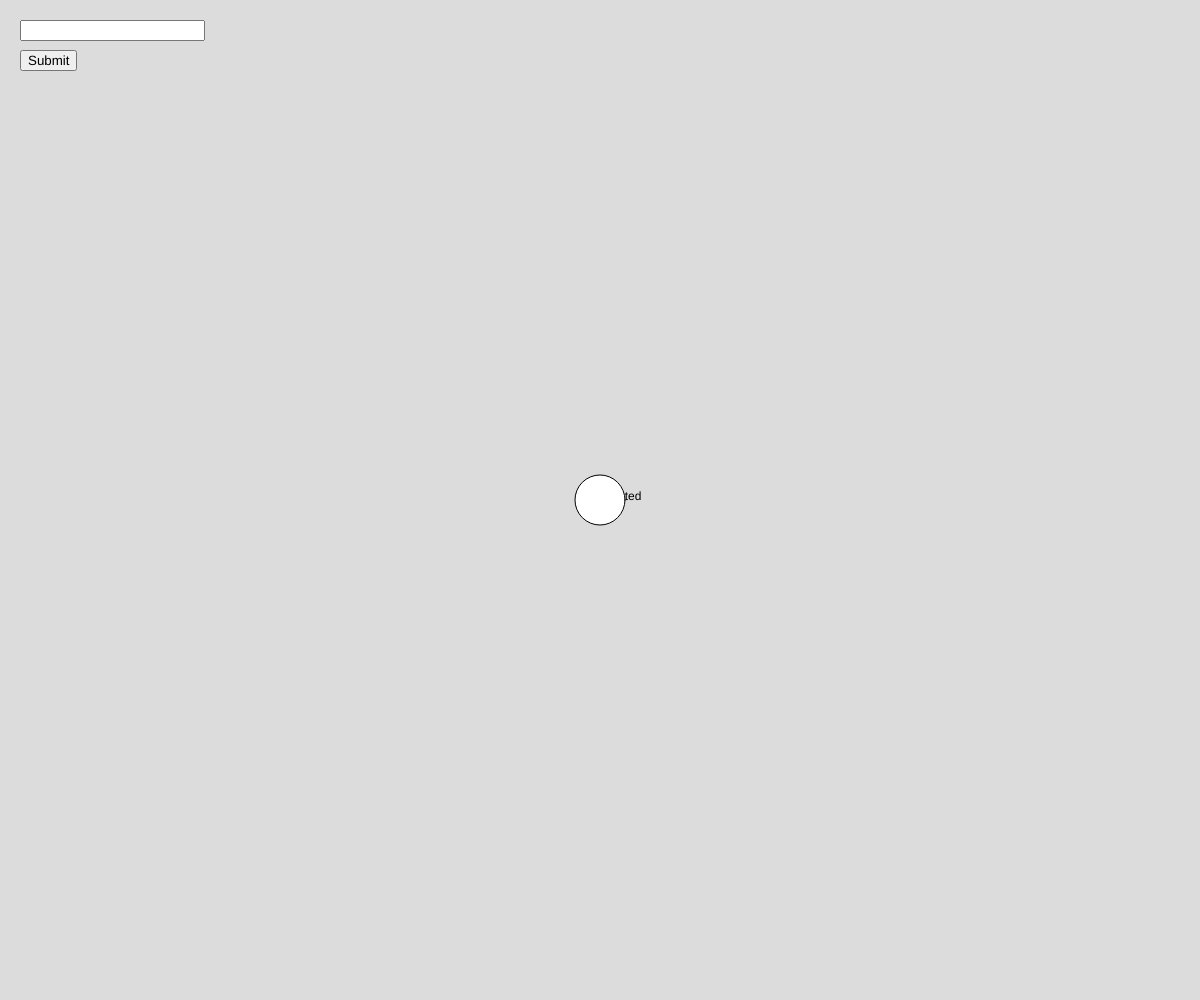
Frame 1 (no input)
Frame 60 (no input): identical to frame 1, image omitted
Frame 120 (the mouse pressed at the canvas centre since frame 60): identical to frame 1, image omitted

The p5.js sketch that drew this single still picture (run headless with seeded random() and noise() and a simulated clock; from frame 60 on, the mouse is pressed at the canvas centre):

// p5.js sketch
// ── sketch.js
let submitButton;
let verbInput;
let blanks = {
  verb: "",
  noun: "",
  adjective: "",
  Name: ""
};
let madlibs;

function setup() {
  createCanvas(windowWidth, windowHeight);

  // Create an input field
  verbInput = createInput();
  verbInput.position(20, 20);
  verbInput.id("myText");
  processInput();

  // Create a submit button
  submitButton = createButton("Submit");
  submitButton.position(20, 50);
  submitButton.mousePressed(processInput);
  submitButton.id("myButton");
}

function draw() {
  background(220);
  
  if (key === "d"){
    // let removeB = select('#myButton');
    // removeB.remove();
    // let removeT = select('#myText');
    // removeT.remove();
    submitButton.hide();
  }
  if (key === "f"){
    verbInput.hide();
  }
  text("Deleted", width/2, height/2);

  // submitButton.hide();
  circle(width/2, height/2, 50);

  console.log(blanks.verb);
  console.log(madlibs);
}

function processInput() {
  // Get the value entered by the user in the input field
  blanks.verb = verbInput.value();

  // Generate the madlib using user-entered values
  madlibs = generateMadlib(1);

  // Redraw the canvas to display the madlib
  redraw();
}

function generateMadlib(i) {
  return [`Anna was visiting Grandma's house and decided to ${blanks.verb} in the attic while Grandma ${blanks.verb} lunch. There were`, `many ${blanks.verb} things for her to see. Just then she heard someone ${blanks.verb} the `][i];
}
